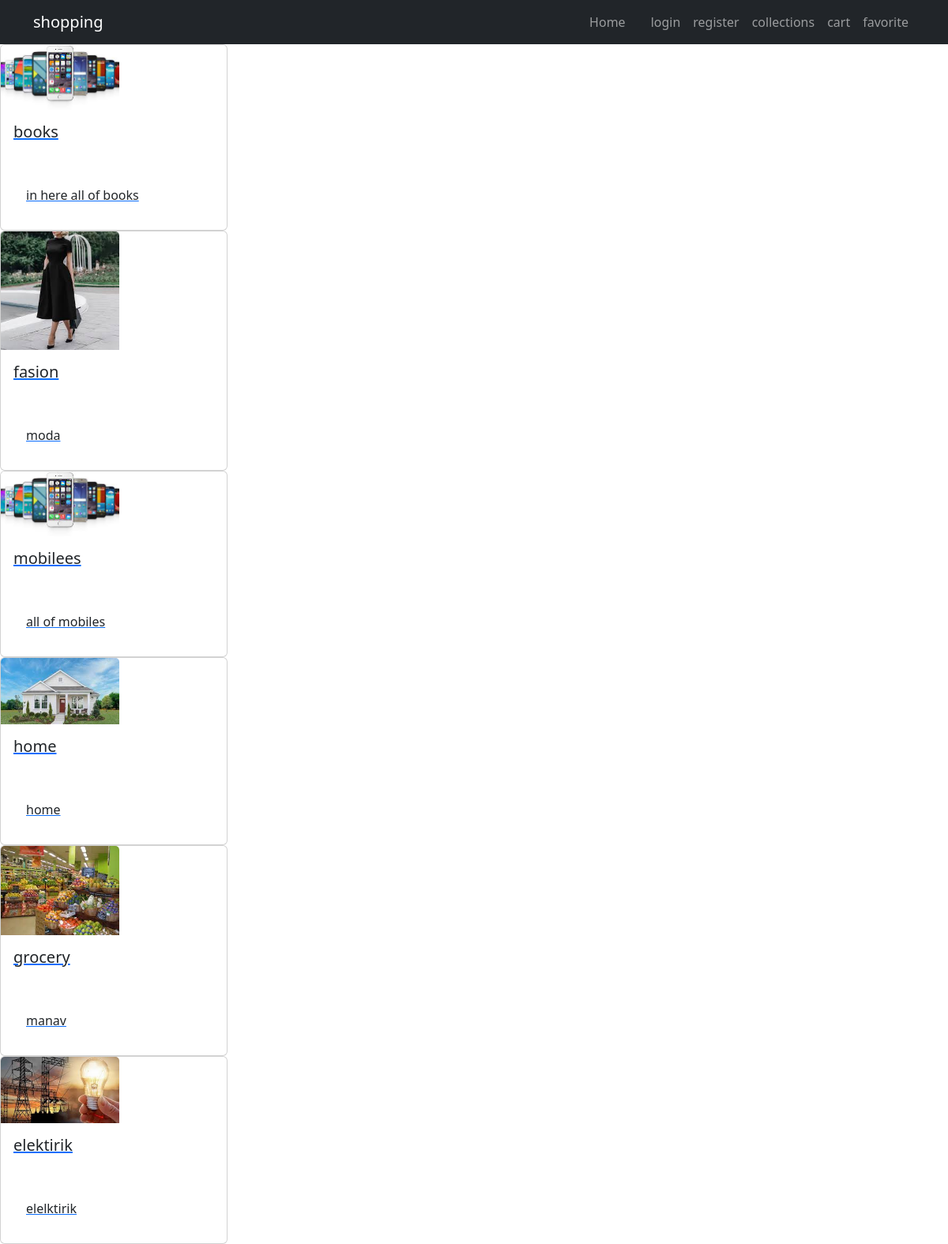
Screenshot of /collection/ with the database file from the repository.
### shop/models.py (models this page shows, shortened)
class Catagorys(models.Model):
    name=models.CharField(max_length=50)
    image=models.ImageField(upload_to="images")
    descriptions=models.TextField()
    status=models.BooleanField()

### shop/views.py (the view)
# urls.py: path("collection/",views.collection,name="collection"),
def collection(request):
    collect=Catagorys.objects.all()
    return render(request,  "shop/collections.html",{"collects":collect})

### shop/templates/shop/collections.html
{% extends 'base.html' %}
{% block content %}
{% for collec in collects %}
<a href="{% url 'collection_detail' collec.id %}">
    <div class="card" style="width: 18rem;">
        <img style="width:150px" src="{{collec.image.url}}" class="card-img-top" alt="...">
        <div class="card-body">
        <h5 class="card-title">{{collec.name}}</h5>
        </div>
        <div class="card-body">
            <div class="col">
                <div class="p-3">{{collec.descriptions}}</div>
              </div>
        </div>
    </div>
</a>
{% endfor %}
{% endblock content %}

### rows the page displays
Catagorys: image (picture), name "books", descriptions "in here all of books"
Catagorys: image (picture), name "fasion", descriptions "moda"
Catagorys: image (picture), name "mobilees", descriptions "all of mobiles"
Catagorys: image (picture), name "home", descriptions "home"
Catagorys: image (picture), name "grocery", descriptions "manav"
Catagorys: image (picture), name "elektirik", descriptions "elelktirik"
